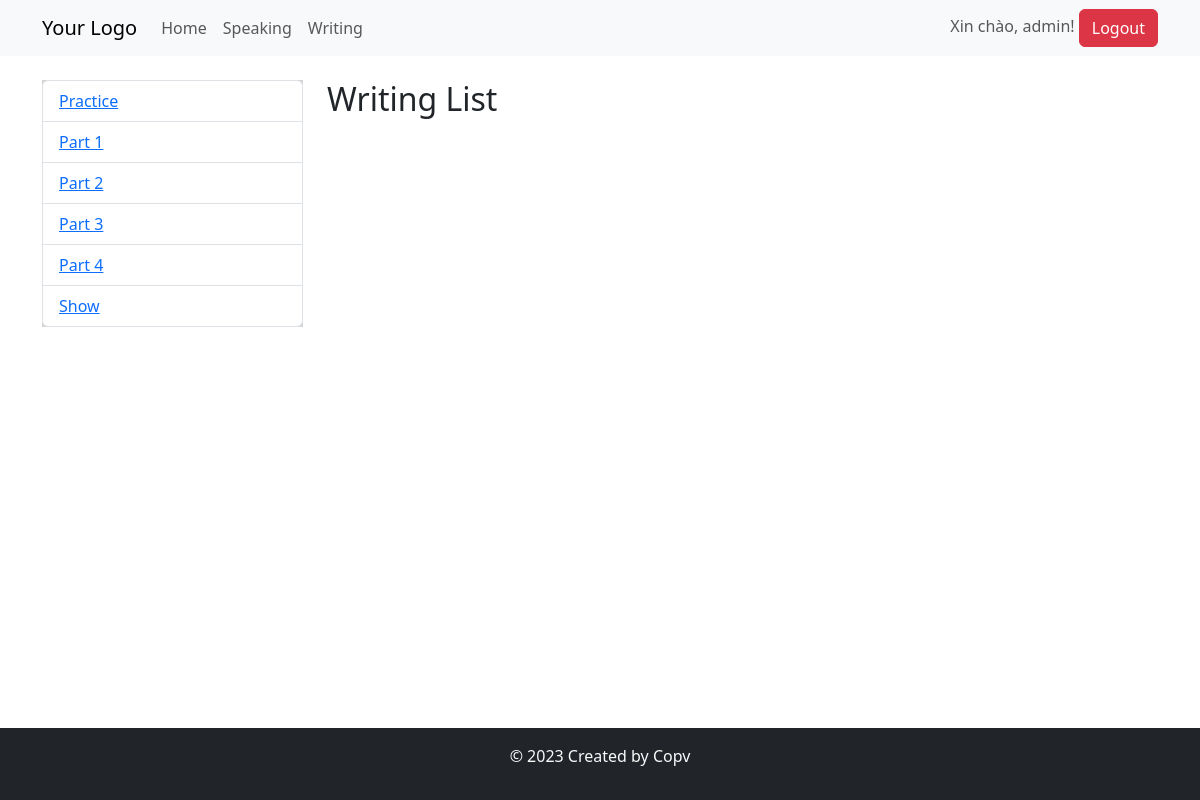
Page /writing/ (signed in) on the earlier database version.
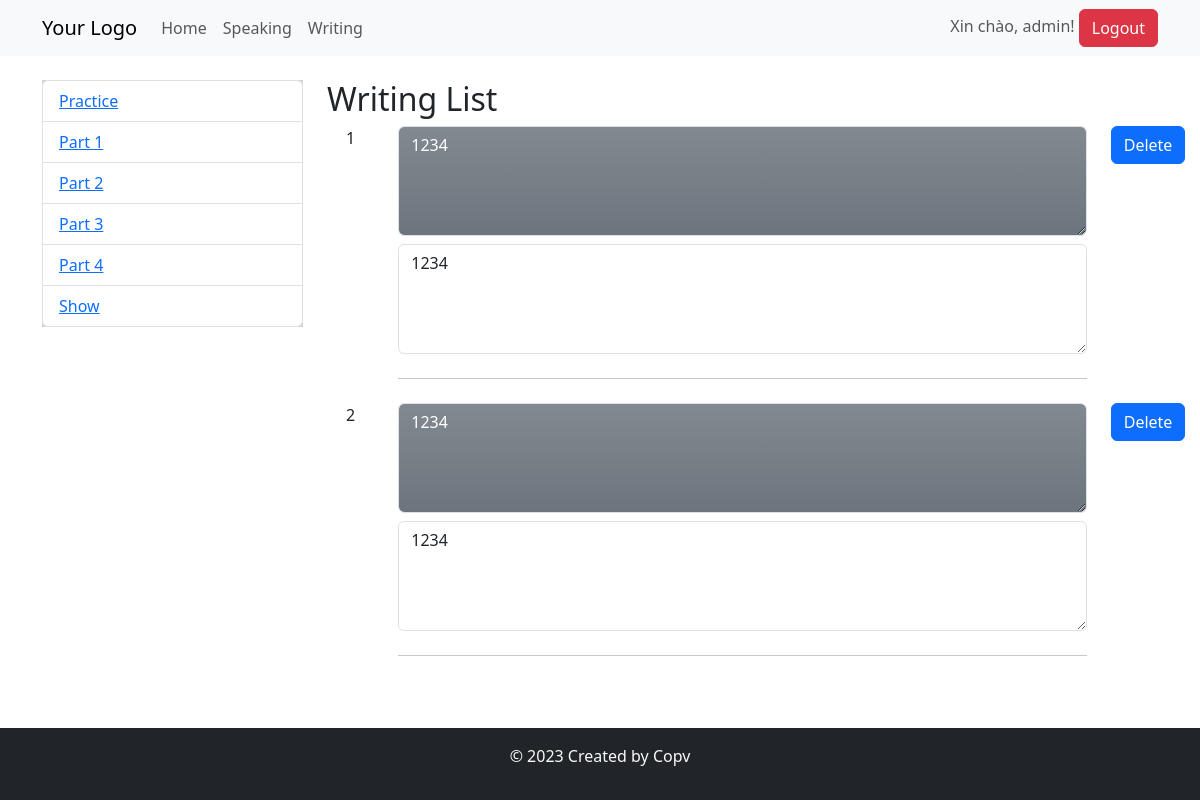
Same page on the later database version.
### Core/models.py (models this page shows, shortened)
class Writing(models.Model):
    STATUS_CHOICES = (
        (1, 'Part 1'),
        (2, 'Part 2'),
        (3, 'Part 3'),
        (4, 'Part 4'),
    )
    id = models.fields.IntegerField(primary_key=True, auto_created=True, unique=True)
    type = models.IntegerField(choices=STATUS_CHOICES)
    problem = models.TextField(blank=False, default="")
    solution = models.TextField(blank=False, default="")
    count = models.IntegerField(default=0)
    user = models.ForeignKey(User, on_delete=models.CASCADE, default=1)

### Core/views.py (the view, shortened to what this page needs)
# urls.py: path('writing/', Writing_p.as_view(), name='writing'),
class Writing_p(View):
    def get(self, request):
        writings = Writing.objects.all()
        return render(request, 'Core/writing.html', context={'writings':writings})

### templates/Core/writing.html (shortened to what this page needs)
{% extends "Core/base.html" %}
{% block body %}
    <div class="row">
        <div class="col-md-3">
            <div style="background-color: lightgray;">
                <ul class="list-group">
                    <li class="list-group-item"><a href="{% url "Core:writing" %}practice">Practice</a></li>
                    <li class="list-group-item"><a href="{% url "Core:writing" %}1">Part 1</a> </li>
                    <li class="list-group-item"><a href="{% url "Core:writing" %}2">Part 2</a></li>
                    <li class="list-group-item"><a href="{% url "Core:writing" %}3">Part 3</a></li>
                    <li class="list-group-item"><a href="{% url "Core:writing" %}4">Part 4</a></li>
                    <li class="list-group-item"><a href="{% url "Core:writing" %}practice/all">Show</a></li>
                </ul>
            </div>
        </div>
        <div class="col-md-9">
            <h2>Writing List</h2>
            <ul class="list-group">
                {% for writing in writings %}
                    <div class="row">
                        <div class="col-1">
                            <div class="text-center">{{ forloop.counter }}</div>
                        </div>
                        <div class="col-10">
                            <textarea id="problem"  class="form-control bg-secondary bg-gradient text-white" rows="4" required
                                      readonly>{{ writing.problem }}</textarea>
                            <textarea id="problem"  class="form-control" rows="4" required
                                      readonly>{{ writing.solution }}</textarea>
                            <hr class="my-4">
                        </div>
                        <div class="col-1">
                            <button type="button" class="btn btn-primary" data-bs-toggle="modal"
                                    data-bs-target="#deletewritingModal{{ writing.id }}">
                                Delete
                            </button>
                        </div>
                    </div>
                {% endfor %}
            </ul>
        </div>
    </div>
{% endblock %}

Differences in the rows shown:
added Writing: problem "1234", solution "1234"
added Writing: problem "1234", solution "1234"
